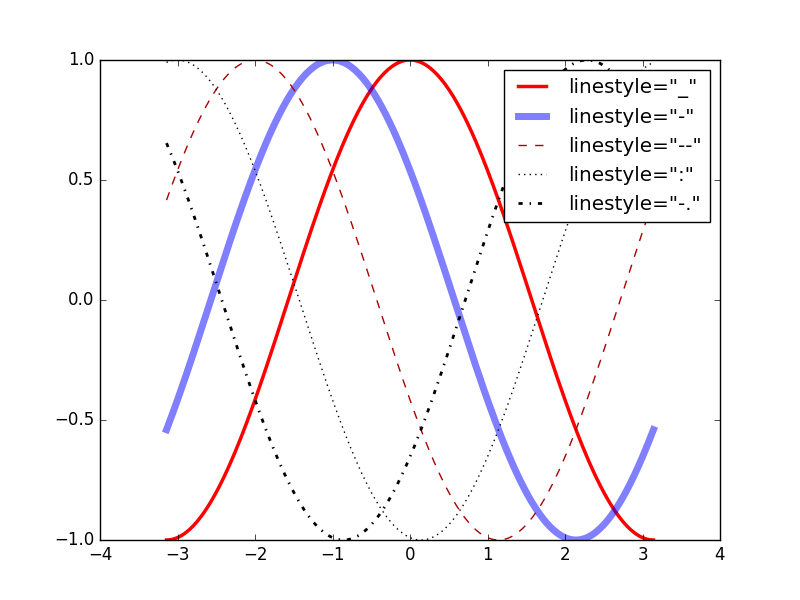

Write Python code to recreate this figure.
from pylab import *

x = np.linspace(-np.pi, np.pi, 256)
y = []
for i in range(0, 7):
 y += [np.cos(x + i)]

plot(x, y[0], color='red', linewidth=2.5, linestyle='-', label='linestyle="_"')
plot(x, y[1], color='blue', linewidth=5, alpha=0.5, linestyle='-', label='linestyle="-"')
plot(x, y[2], color='#aa0000', linewidth=1, linestyle='--', label='linestyle="--"')
plot(x, y[3], color='black', linestyle=':', label='linestyle=":"')
plot(x, y[4], color='black', linewidth=2, linestyle='-.', label='linestyle="-."')

legend()
savefig('example1_color.png')
show()